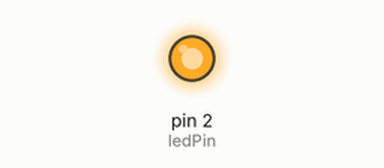
A sketch run on a simulated Arduino Uno, built with avr-gcc and run on an emulated ATmega328P. Parts: output pins drawn as LEDs (lit = HIGH).

Above: at 0.5 s.
At 5.0 s:
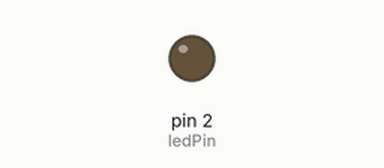
Timing chart, 0 to 6.9 s (numbered marks = the images above):
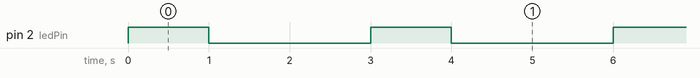

The sketch:

spirit.ino
```cpp
const int ledPin = 2;

void setup() {
  pinMode(ledPin, OUTPUT);
}

void blink () {
  digitalWrite(ledPin, HIGH);
  delay(1000);
  digitalWrite(ledPin, LOW);
  delay(2000);
}

void loop() {
  blink();
}
```

Measured:
- by itself, pin 2 (ledPin): alternates HIGH for 1.0 s and LOW for 2.0 s
